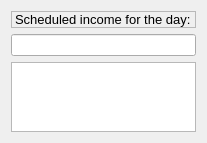
                    <widget class="QWidget" name="tboxPageJobDay">
                     <property name="geometry">
                      <rect>
                       <x>0</x>
                       <y>0</y>
                       <width>203</width>
                       <height>143</height>
                      </rect>
                     </property>
                     <attribute name="label">
                      <string>Jobs</string>
                     </attribute>
                     <layout class="QVBoxLayout" name="verticalLayout_6">
                      <item>
                       <widget class="QLabel" name="lblCalPriceJobDay">
                        <property name="font">
                         <font>
                          <pointsize>10</pointsize>
                         </font>
                        </property>
                        <property name="frameShape">
                         <enum>QFrame::StyledPanel</enum>
                        </property>
                        <property name="frameShadow">
                         <enum>QFrame::Raised</enum>
                        </property>
                        <property name="text">
                         <string>Scheduled income for the day:</string>
                        </property>
                       </widget>
                      </item>
                      <item>
                       <widget class="vmLineEdit" name="txtCalPriceJobDay">
                        <property name="font">
                         <font>
                          <weight>75</weight>
                          <bold>true</bold>
                         </font>
                        </property>
                        <property name="readOnly">
                         <bool>true</bool>
                        </property>
                       </widget>
                      </item>
                      <item>
                       <widget class="vmListWidget" name="lstCalJobsDay"/>
                      </item>
                     </layout>
                    </widget>
